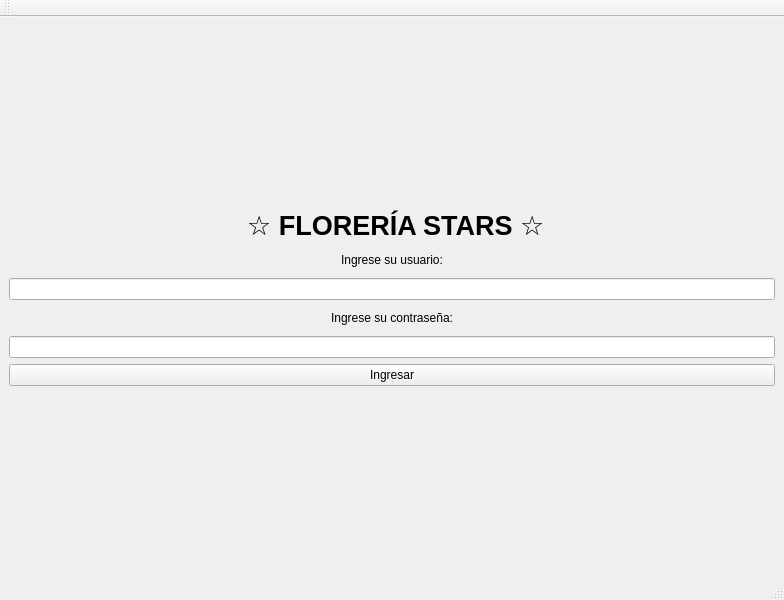
<?xml version="1.0" encoding="UTF-8"?>
<ui version="4.0">
 <class>MainWindow</class>
 <widget class="QMainWindow" name="MainWindow">
  <property name="geometry">
   <rect>
    <x>0</x>
    <y>0</y>
    <width>784</width>
    <height>600</height>
   </rect>
  </property>
  <property name="windowTitle">
   <string>MainWindow</string>
  </property>
  <widget class="QWidget" name="centralwidget">
   <layout class="QVBoxLayout" name="verticalLayout_3">
    <item>
     <layout class="QHBoxLayout" name="horizontalLayout_2">
      <item>
       <widget class="QLabel" name="label_4">
        <property name="styleSheet">
         <string notr="true">border-image:url(&quot;img/flores.jpg&quot;);</string>
        </property>
        <property name="text">
         <string/>
        </property>
       </widget>
      </item>
     </layout>
    </item>
    <item>
     <layout class="QHBoxLayout" name="horizontalLayout_4">
      <item>
       <layout class="QVBoxLayout" name="verticalLayout">
        <item>
         <widget class="QLabel" name="label">
          <property name="font">
           <font>
            <pointsize>20</pointsize>
            <weight>75</weight>
            <bold>true</bold>
           </font>
          </property>
          <property name="text">
           <string> ☆ FLORERÍA STARS ☆</string>
          </property>
          <property name="alignment">
           <set>Qt::AlignHCenter|Qt::AlignTop</set>
          </property>
         </widget>
        </item>
        <item>
         <widget class="QLabel" name="label_2">
          <property name="text">
           <string>Ingrese su usuario:</string>
          </property>
          <property name="alignment">
           <set>Qt::AlignCenter</set>
          </property>
         </widget>
        </item>
        <item>
         <widget class="QLineEdit" name="txt_username">
          <property name="maximumSize">
           <size>
            <width>16777215</width>
            <height>16777215</height>
           </size>
          </property>
          <property name="alignment">
           <set>Qt::AlignLeading|Qt::AlignLeft|Qt::AlignVCenter</set>
          </property>
         </widget>
        </item>
        <item>
         <widget class="QLabel" name="label_3">
          <property name="text">
           <string>Ingrese su contraseña:</string>
          </property>
          <property name="alignment">
           <set>Qt::AlignCenter</set>
          </property>
         </widget>
        </item>
        <item>
         <widget class="QLineEdit" name="txt_password">
          <property name="echoMode">
           <enum>QLineEdit::Password</enum>
          </property>
         </widget>
        </item>
        <item>
         <widget class="QPushButton" name="btn_login">
          <property name="text">
           <string>Ingresar</string>
          </property>
         </widget>
        </item>
       </layout>
      </item>
     </layout>
    </item>
    <item>
     <layout class="QHBoxLayout" name="horizontalLayout">
      <item>
       <widget class="QLabel" name="label_5">
        <property name="styleSheet">
         <string notr="true">border-image: url(&quot;img/floress.jpg&quot;);</string>
        </property>
        <property name="text">
         <string/>
        </property>
       </widget>
      </item>
     </layout>
    </item>
   </layout>
  </widget>
  <widget class="QMenuBar" name="menubar">
   <property name="geometry">
    <rect>
     <x>0</x>
     <y>0</y>
     <width>784</width>
     <height>18</height>
    </rect>
   </property>
  </widget>
  <widget class="QStatusBar" name="statusbar"/>
  <widget class="QToolBar" name="toolBar">
   <property name="windowTitle">
    <string>toolBar</string>
   </property>
   <attribute name="toolBarArea">
    <enum>TopToolBarArea</enum>
   </attribute>
   <attribute name="toolBarBreak">
    <bool>false</bool>
   </attribute>
  </widget>
 </widget>
 <resources/>
 <connections/>
</ui>
